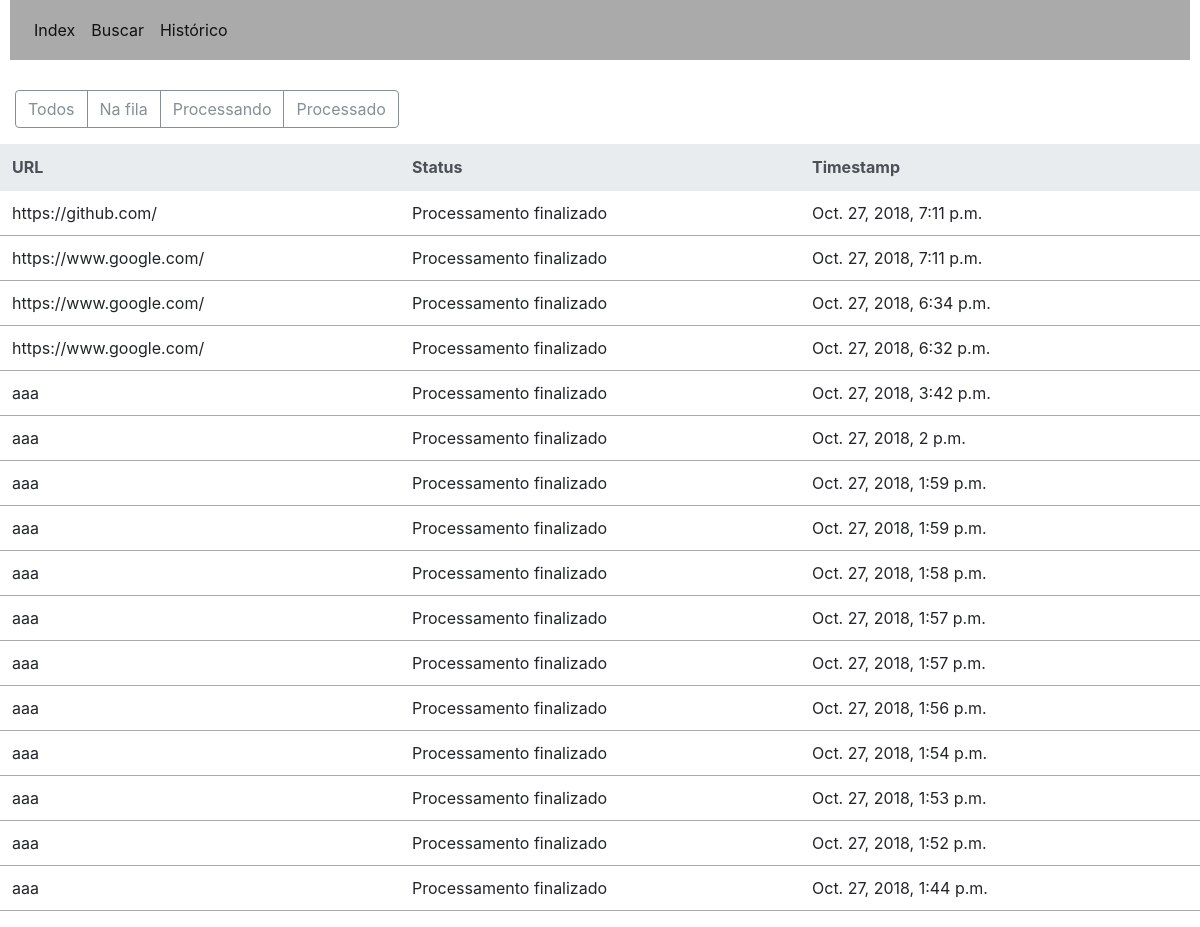
Before: /classificador/lista/ with the older database file.
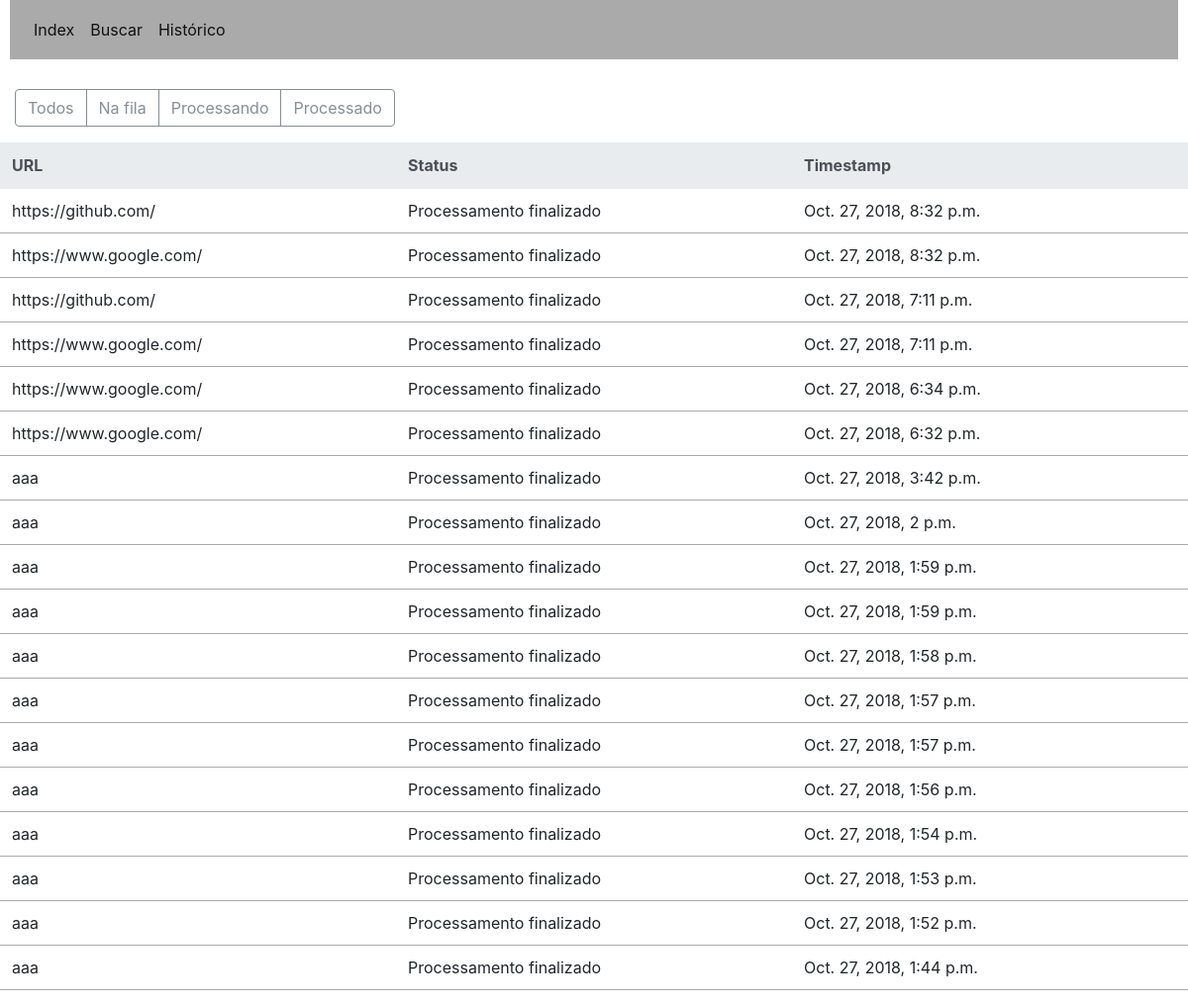
After: the same page with the newer database file.
### classificador/models.py (models this page shows)
class Requisicao(models.Model):
	timestamp = models.DateTimeField(auto_now_add=True)
	url = models.CharField(max_length=200)
	status = models.CharField(max_length=30)

### classificador/views.py (the view)
# urls.py: path('lista/', views.querylist, name='lista'),
def querylist(request):
	context = {}
	sites = []
	try:
		reqs = get_list_or_404(Requisicao.objects.order_by('-timestamp'))
	except Http404:
		reqs = []
	for r in reqs:
		sites.append({"url":r.url, "status":r.status, "timestamp":r.timestamp})
	context = {"sites":sites}
	return render(request, 'classificador/lista.html', context)

### classificador/templates/classificador/lista.html (shortened to what this page needs)
{% load staticfiles %}
<head>
    <link rel="stylesheet" href="{% static 'css/bootstrap.min.css' %}" />
</head>
<body>
    <nav class="navbar navbar-expand-lg navbar-light">
        <div class="collapse navbar-collapse" id="navbarSupportedContent">
            <ul class="navbar-nav mr-auto">
                <li class="nav-item active">
                    <a class="nav-link" href="/classificador/index">Index</a>
                </li>
                <li class="nav-item active">
                    <a class="nav-link" href="/classificador/busca">Buscar</a>
                </li>
                <li class="nav-item active">
                    <a class="nav-link" href="/classificador/lista">Histórico</a>
                </li>
            </ul>
        </div>
    </nav>
	<div id='queryform' class="col-12">
		<form action="{% url 'list_req' %}" method="post">
			<div class="form-group">
				<div class="btn-group">
					<input type="submit" class="btn btn-outline-secondary" name="req_status" value="Todos">
					<input type="submit" class="btn btn-outline-secondary" name="req_status" value="Na fila">
					<input type="submit" class="btn btn-outline-secondary" name="req_status" value="Processando">
					<input type="submit" class="btn btn-outline-secondary" name="req_status" value="Processado">
				</div>
			</div>
		</form>
	</div>
	<table class="table">
        <thead class="thead-light">
            <tr>
              <th scope="col">URL</th>
              <th scope="col">Status</th>
              <th scope="col">Timestamp</th>
            </tr>
        </thead>
        <tbody>
        {% for ans in sites %}
            <tr>
                <td>{{ans.url}}</td>
                <td>{{ans.status}}</td>
                <td>{{ans.timestamp}}</td>
            </tr>
        {% endfor %}
        </tbody>
    </table>
</body>

Changed rows visible on the page:
added Requisicao: url "https://github.com/", status "Processamento finalizado", timestamp "Oct. 27, 2018, 8:32 p.m."
added Requisicao: url "https://www.google.com/", status "Processamento finalizado", timestamp "Oct. 27, 2018, 8:32 p.m."
